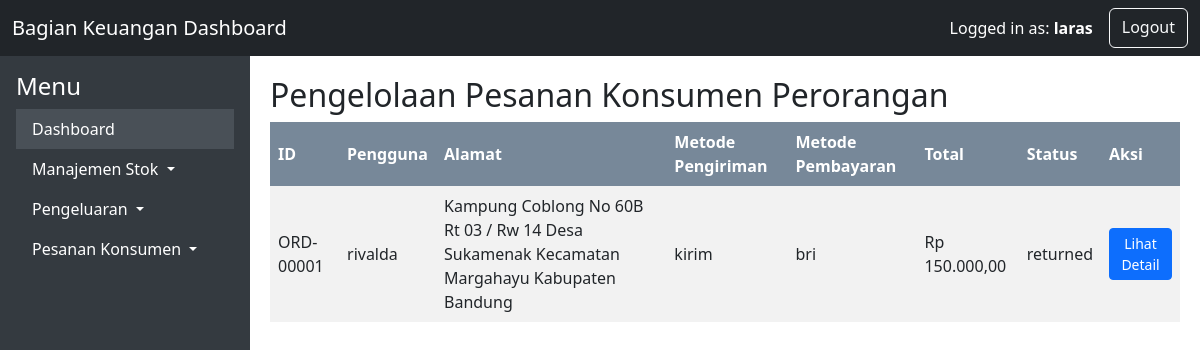
The app's page /bagian_keuangan/manage_orders.php (signed in) with its own data.
### tables this page shows
CREATE TABLE `orders` (
  `id` int(11) NOT NULL,
  `user_id` int(11) NOT NULL,
  `order_code` varchar(20) NOT NULL,
  `total` decimal(10,2) NOT NULL,
  `created_at` timestamp NOT NULL DEFAULT current_timestamp(),
  `updated_at` timestamp NOT NULL DEFAULT current_timestamp() ON UPDATE current_timestamp(),
  `address` varchar(255) NOT NULL,
  `shipping_method` varchar(50) NOT NULL,
  `payment_method` varchar(50) NOT NULL,
  `status` varchar(50) NOT NULL DEFAULT 'pending',
  `tracking_number` varchar(255) DEFAULT NULL,
  `shipping_cost` decimal(10,2) DEFAULT NULL,
  `payment_proof` varchar(255) DEFAULT NULL,
  `rejection_notes` text DEFAULT NULL,
  `proofing_file` varchar(255) DEFAULT NULL
);

CREATE TABLE `users` (
  `id` int(11) NOT NULL,
  `user_code` varchar(20) DEFAULT NULL,
  `username` varchar(50) NOT NULL,
  `password` varchar(255) NOT NULL,
  `email` varchar(100) NOT NULL,
  `role` enum('admin','individual','company','bagian_produksi','bagian_keuangan','bagian_pengiriman','bagian_praproduksi','pemilik') NOT NULL,
  `created_at` timestamp NOT NULL DEFAULT current_timestamp(),
  `email_verified` tinyint(1) DEFAULT 0,
  `verification_code` varchar(255) DEFAULT NULL
);

### bagian_keuangan/manage_orders.php (the view, shortened to what this page needs)
<?php
include '../includes/db.php';
$stmt = $conn->prepare("SELECT orders.*, users.username FROM orders JOIN users ON orders.user_id = users.id WHERE users.role = 'individual' ORDER BY orders.id DESC");
$stmt->execute();
$result = $stmt->get_result();
$orders = $result->fetch_all(MYSQLI_ASSOC);
?>
<!DOCTYPE html>
<html>
<head>
    <link href="https://cdn.jsdelivr.net/npm/bootstrap@5.3.3/dist/css/bootstrap.min.css" rel="stylesheet">
</head>
<body>
<nav class="navbar navbar-dark bg-dark">
        <div class="container-fluid">
            <a class="navbar-brand" href="#">Bagian Keuangan Dashboard</a>
            <div class="d-flex">
                <div class="navbar-text text-white me-3">
                    Logged in as: <strong><?php echo htmlspecialchars($_SESSION['username']); ?></strong>
                </div>
                <a class="btn btn-outline-light" href="logout.php">Logout</a>
            </div>
        </div>
    </nav>
    <div class="main-content">
        <div class="sidebar">
            <div class="p-3">
                <h4>Menu</h4>
                <ul class="nav flex-column">
                    <li class="nav-item">
                        <a class="nav-link active" aria-current="page" href="dashboard.php">Dashboard</a>
                    </li>
                    <li class="nav-item dropdown">
                        <a class="nav-link dropdown-toggle" href="#" id="navbarDropdown" role="button" data-bs-toggle="dropdown" aria-expanded="false">
                            Manajemen Stok
                        </a>
                    </li>
                    <li class="nav-item dropdown">
                        <a class="nav-link dropdown-toggle" href="#" id="navbarDropdown" role="button" data-bs-toggle="dropdown" aria-expanded="false">
                            Pengeluaran
                        </a>
                    </li>
                    <li class="nav-item dropdown">
                        <a class="nav-link dropdown-toggle" href="#" id="navbarDropdown" role="button" data-bs-toggle="dropdown" aria-expanded="false">
                            Pesanan Konsumen
                        </a>
                    </li>
                </ul>
            </div>
        </div>
    <div class="content">
        <h2>Pengelolaan Pesanan Konsumen Perorangan</h2>
        <table>
            <tr>
                <th>ID</th>
                <th>Pengguna</th>
                <th>Alamat</th>
                <th>Metode Pengiriman</th>
                <th>Metode Pembayaran</th>
                <th>Total</th>
                <th>Status</th>
                <th>Aksi</th>
            </tr>
            <?php foreach ($orders as $order): ?>
                <tr>
                    <td><?= $order['order_code'] ?></td>
                    <td><?= $order['username'] ?></td>
                    <td><?= $order['address'] ?></td>
                    <td><?= $order['shipping_method'] ?></td>
                    <td><?= $order['payment_method'] ?></td>
                    <td>Rp <?= number_format($order['total'], 2, ',', '.') ?></td>
                    <td><?= $order['status'] ?></td>
                    <td>
                        <a class="btn btn-primary btn-sm" href="view_order.php?id=<?= $order['id'] ?>" role="button">Lihat Detail</a>
                    </td>
                </tr>
                <?php endforeach; ?>
            </table>
        </div>
</body>
</html>

### bagian_keuangan/manage_orders.php (style rules this page uses)
html, body { margin: 0; padding: 0; height: 100%; overflow: hidden; }
.main-content { display: flex; height: 100%; }
.navbar { position: sticky; top: 0; z-index: 1000; }
.sidebar { width: 250px; position: sticky; top: 0; background: #343a40; color: #fff; height: 100vh; overflow-y: auto; padding: 0; }
.sidebar .nav-link { color: #fff; }
.sidebar .nav-link.active { background: #495057; }
.content { flex: 1; overflow-y: auto; padding: 20px; height: calc(100vh - 56px); }
table { border-collapse: collapse; width: 100%; }
th, td { text-align: left; padding: 8px; }
tr:nth-child(even) { background-color: #f2f2f2; }
th { background-color: #778899; color: white; }

### records on screen
orders: order_code "ORD-00001", user.username "rivalda", address "Kampung Coblong No 60B Rt 03 / Rw 14 Desa Sukamenak Kecamatan Margahayu Kabupaten Bandung", shipping_method "kirim", payment_method "bri", total "150.000,00", status "returned"

### other values on screen
$_SESSION['username'] "laras"
